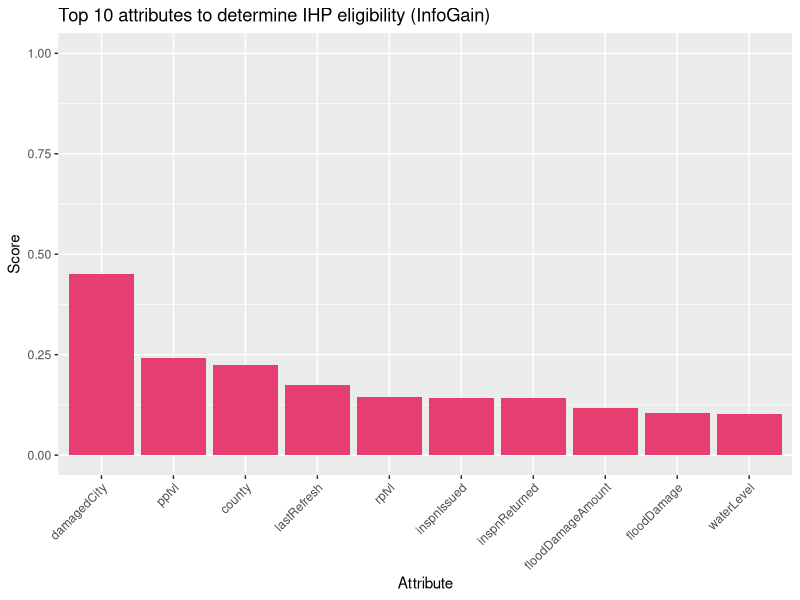
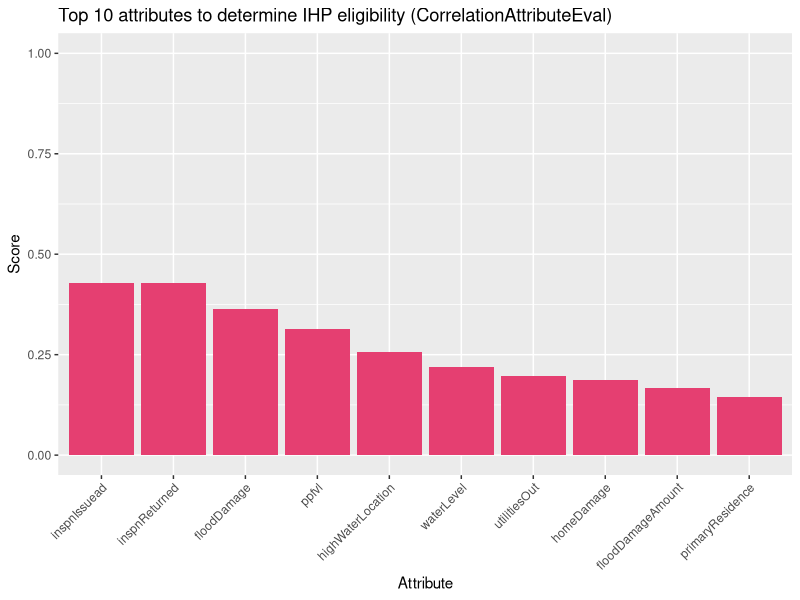
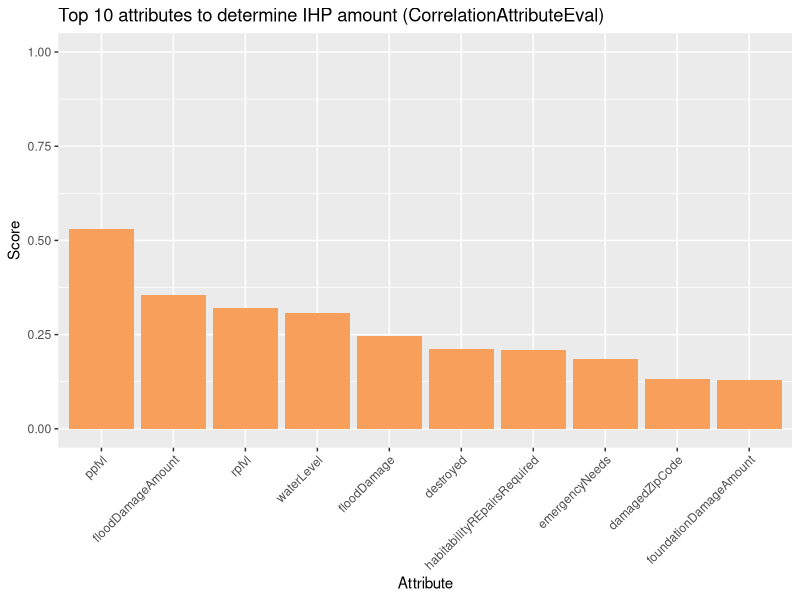

These charts were generated, in order, by the following R code:
library(ggplot2)

bright1 <- "#E53F71"
bright2 <- "#F89F5B"

# IHP Eligibility

## Ranker + InfoGainAttributeEval
infoGainScores <- data.frame(
  Attr = c("damagedCity", "ppfvl", "county", "lastRefresh", "rpfvl", "inspnIssued", "inspnReturned", "floodDamageAmount", "floodDamage", "waterLevel"),
  Score = c(0.44977915, 0.24234672, 0.22518127, 0.17434418, 0.14559682, 0.14191827, 0.14191827, 0.11608203, 0.10573348, 0.1014424)
)
ggplot(infoGainScores, aes(x = reorder(Attr, Score, decreasing = T), y = Score)) +
  geom_bar(stat = "identity", fill = bright1) +
  labs(title = "Top 10 attributes to determine IHP eligibility (InfoGain)", x = "Attribute", y = "Score") +
  theme(axis.text.x = element_text(angle = 45, hjust = 1)) +
  scale_y_continuous(limits = c(0, 1))

## Ranker + CorrelationAttributeEval
correlationScores <- data.frame(
  Attr = c("inspnIssuead", "inspnReturned", "floodDamage", "ppfvl", "highWaterLocation", "waterLevel", "utilitiesOut", "homeDamage", "floodDamageAmount", "primaryResidence"),
  Score = c(0.42843, 0.42843, 0.36452, 0.31309, 0.25649, 0.21852, 0.19613, 0.18701, 0.16818, 0.14554)
)
ggplot(correlationScores, aes(x = reorder(Attr, Score, decreasing = T), y = Score)) +
  geom_bar(stat = "identity", fill = bright1) +
  labs(title = "Top 10 attributes to determine IHP eligibility (CorrelationAttributeEval)", x = "Attribute", y = "Score") +
  theme(axis.text.x = element_text(angle = 45, hjust = 1)) +
  scale_y_continuous(limits = c(0, 1))

# IHP Amount

## Ranker + CorrelationAttributeEval
correlationScores <- data.frame(
  Attr = c("ppfvl", "floodDamageAmount", "rpfvl", "waterLevel", "floodDamage", "destroyed", "habitabilityREpairsRequired", "emergencyNeeds", "damagedZipCode", "foundationDamageAmount"),
  Score = c(0.52938, 0.35569, 0.31973, 0.30693, 0.24658, 0.21234, 0.21037, 0.18482, 0.13132, 0.13043)
)
ggplot(correlationScores, aes(x = reorder(Attr, Score, decreasing = T), y = Score)) +
  geom_bar(stat = "identity", fill = bright2) +
  labs(title = "Top 10 attributes to determine IHP amount (CorrelationAttributeEval)", x = "Attribute", y = "Score") +
  theme(axis.text.x = element_text(angle = 45, hjust = 1)) +
  scale_y_continuous(limits = c(0, 1))